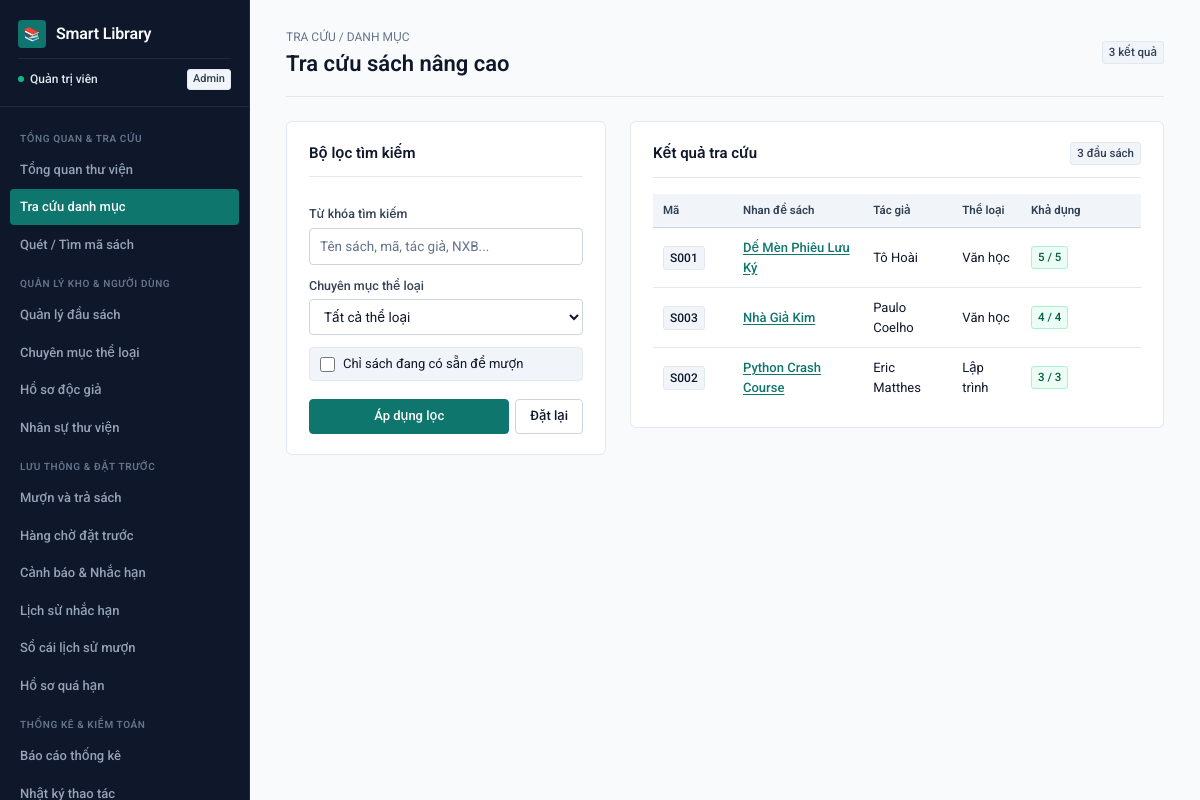
The app's page /catalog (signed in) with its own data.
### tables this page shows
CREATE TABLE books(
        id INTEGER PRIMARY KEY AUTOINCREMENT,
        code TEXT NOT NULL UNIQUE,
        title TEXT NOT NULL,
        author TEXT NOT NULL,
        publisher TEXT,
        year INTEGER,
        category_id INTEGER,
        quantity INTEGER NOT NULL DEFAULT 1,
        available INTEGER NOT NULL DEFAULT 1,
        FOREIGN KEY(category_id) REFERENCES categories(id) ON DELETE SET NULL
    );

CREATE TABLE categories(
        id INTEGER PRIMARY KEY AUTOINCREMENT,
        name TEXT NOT NULL UNIQUE,
        description TEXT
    );

### backend/routes/catalog.py (the view)
@app.get("/catalog")
@login_required
def catalog():
    q = request.args.get("q", "").strip()
    category = request.args.get("category", type=int)
    available_only = request.args.get("available") == "1"
    sql = """SELECT b.*, c.name AS category FROM books b
             LEFT JOIN categories c ON c.id=b.category_id WHERE 1=1"""
    params = []
    if q:
        sql += " AND (b.title LIKE ? OR b.author LIKE ? OR b.code LIKE ? OR b.publisher LIKE ?)"
        params.extend([f"%{q}%"]*4)
    if category:
        sql += " AND b.category_id=?"
        params.append(category)
    if available_only:
        sql += " AND b.available>0"
    sql += " ORDER BY b.title COLLATE NOCASE"
    with db() as conn:
        rows=conn.execute(sql,params).fetchall()
        cats=conn.execute("SELECT * FROM categories ORDER BY name").fetchall()
    return render_template("catalog.html",books=rows,categories=cats,q=q,category=category,available_only=available_only)

### backend/api/common.py (called while the page is built)
@app.before_request
def protect_json_writes():
    if request.path.startswith("/api/") and request.method in ("POST", "PUT", "PATCH", "DELETE"):
        origin = request.headers.get("Origin")
        if origin:
            parsed = urlparse(origin)
            allowed = {"127.0.0.1", "localhost"}
            if parsed.hostname not in allowed or parsed.port not in (5001, 5173):
                return fail("Origin không hợp lệ.", 403)
        if not request.is_json:
            return fail("Yêu cầu JSON.", 415)

### backend/core.py (called while the page is built)
@app.context_processor
def inject():
    return {
        "logged_in": "employee_id" in session,
        "employee_name": session.get("employee_name"),
    }

### backend/database.py (called while the page is built)
def db():
    conn = sqlite3.connect(DB)
    conn.row_factory = sqlite3.Row
    conn.execute("PRAGMA foreign_keys=ON")
    return conn

### frontend/templates/admin/catalog.html (shortened to what this page needs)
{% extends 'base.html' %}
{% block content %}
<header class="page-header">
  <div>
    <div class="page-breadcrumb">TRA CỨU / DANH MỤC</div>
    <h1>Tra cứu sách nâng cao</h1>
  </div>
  <span class="tag neutral">{{ books|length }} kết quả</span>
</header>
<div class="split-layout">
  <form method="get" class="panel sticky-col form-stack">
    <div class="panel-header">
      <h2>Bộ lọc tìm kiếm</h2>
    </div>
    <label>
      Từ khóa tìm kiếm
      <input name="q" value="{{ q }}" placeholder="Tên sách, mã, tác giả, NXB...">
    </label>
    <label>
      Chuyên mục thể loại
      <select name="category">
        <option value="">Tất cả thể loại</option>
      </select>
    </label>
    <label class="check">
      <input type="checkbox" name="available" value="1" {% if available_only %}checked{% endif %}>
      Chỉ sách đang có sẵn để mượn
    </label>
    <div class="actions" style="margin-top: 6px;">
      <button style="flex: 1;">Áp dụng lọc</button>
      <a class="btn secondary" href="{{ url_for('catalog') }}">Đặt lại</a>
    </div>
  </form>
  <section class="panel">
    <div class="panel-header">
      <h2>Kết quả tra cứu</h2>
      <span class="tag neutral">{{ books|length }} đầu sách</span>
    </div>
    <div class="table-responsive">
      <table>
        <thead>
          <tr>
            <th style="width: 80px;">Mã</th>
            <th>Nhan đề sách</th>
            <th>Tác giả</th>
            <th>Thể loại</th>
            <th style="width: 120px;">Khả dụng</th>
          </tr>
        </thead>
        <tbody>
          {% for b in books %}
          <tr>
            <td><span class="code-cell">{{ b.code }}</span></td>
            <td><a href="{{ url_for('book_detail', id=b.id) }}">{{ b.title }}</a></td>
            <td>{{ b.author }}</td>
            <td>{{ b.category or 'Chưa phân loại' }}</td>
            <td>
              <span class="tag {% if b.available == 0 %}bad{% endif %}">{{ b.available }} / {{ b.quantity }}</span>
            </td>
          </tr>
          {% else %}
          <tr>
            <td colspan="5" class="empty-state">Không tìm thấy sách nào phù hợp với bộ lọc hiện tại.</td>
          </tr>
          {% endfor %}
        </tbody>
      </table>
    </div>
  </section>
</div>
{% endblock %}

### records on screen
books: code "S001", title "Dế Mèn Phiêu Lưu Ký", author "Tô Hoài", name "Văn học", available "5", quantity "5"
books: code "S003", title "Nhà Giả Kim", author "Paulo Coelho", name "Văn học", available "4", quantity "4"
books: code "S002", title "Python Crash Course", author "Eric Matthes", name "Lập trình", available "3", quantity "3"

### other values on screen
{{ employee_name }} "Quản trị viên"
{{ session.get('role', 'Nhân viên') }} "Admin"
{{ books|length }} "3"
